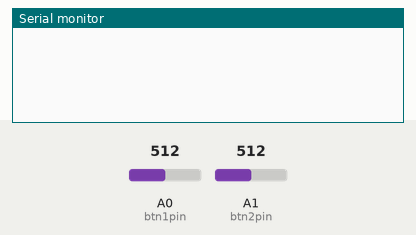
This sketch was run on a simulated Arduino Uno, built with avr-gcc and run on an emulated ATmega328P. Parts: the last lines printed to the serial monitor. The test bench sets the inputs (shaded band); at power-on: A0 (btn1pin) = 512, A1 (btn2pin) = 512.

Above: at 1.2 s.
1.3 s: A0 (btn1pin) set to 660
At 2.5 s:
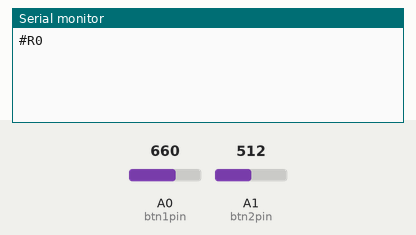
2.8 s: A1 (btn2pin) set to 660
At 3.9 s:
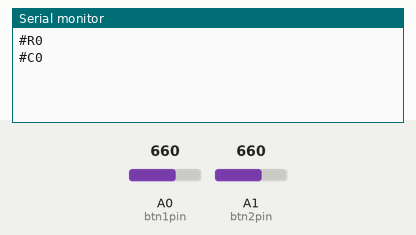

Measured:
- after the input at 1.3 s, the serial monitor: prints a new line at once (image 1)
- after the input at 2.8 s, the serial monitor: prints a new line at once (image 2)

The sketch:

stArd.ino
```cpp
bool oldb1, oldb2, b1, b2;
unsigned long high1, high2, low1, low2, timer, lTime, hiTime;
unsigned long PUSH_THRESH = 1000;
unsigned long LONGPRESS_THRESH = 1000;
unsigned long ENTRY_THRESH = 100;
unsigned int PRESSURE_THRESH = 650;
int btn1pin = A0;
int btn2pin = A1;
int row, col;
bool delFlg, spcFlg, rowFlg, colFlg;
char code[7][5] = {
	{'a','b','c','d','e'},
	{'f','g','h','i','j'},
	{'l','m','n','o','p'},
	{'q','r','s','t','u'},
	{'v','w','x','y','z'},
	{'1','2','3','4','5'},
	{'6','7','8','9','0'}
};

void clear(){
	row = -1;
	col = -1;
	oldb1 = false;
	oldb2 = false;
	delFlg = false;
	spcFlg = false;
	rowFlg = false;
	colFlg = false;
}

void setup() {
  pinMode(btn1pin, INPUT);
  pinMode(btn2pin, INPUT);
  Serial.begin(9600);
  clear();
}

void push(){
	if (delFlg and not spcFlg) {
		Serial.println("DEL");
	}
	else if (spcFlg and not delFlg) {
		Serial.println("SPC");
	}
  else if (delFlg and spcFlg){
    Serial.println("SEND");
  }
	else if (row > -1 and col > -1) {
		row = row % 7;
		col = col % 5;
		Serial.println(code[row][col]);
	}else {
    Serial.println("nothing to send");
  }
}

void loop() {
  // put your main code here, to run repeatedly:
  lTime = millis();
  b1 = (analogRead(btn1pin) > PRESSURE_THRESH);
  b2 = (analogRead(btn2pin) > PRESSURE_THRESH);

  if (b1 and not oldb1){  //POSITIVE TRANSITION
    if (lTime - high1 > ENTRY_THRESH){
    	high1 = lTime;
      row++;
      Serial.print("#R");
      Serial.println((row % 7));
    }
  } else if (b1 and oldb1){
    if ((lTime - high1) >= LONGPRESS_THRESH){
      delFlg = true;
      row = -1;
      col = -1;
    }
  } else if ((not b1) and oldb1) { //NEGATIVE TRANSITION
    low1 = lTime;
  }

  if (b2 and not oldb2){  //POSITIVE TRANSITION
  	if (lTime - high2 > ENTRY_THRESH){
      high2 = lTime;
      col++;
      Serial.print("#C");
      Serial.println((col % 5));
    }
  } else if (b2 and oldb2) {
    if ((lTime - high2) >= LONGPRESS_THRESH){
      spcFlg = true;
      row = -1;
      col = -1;
    }
  } else if ((not b2) and oldb2) { //NEGATIVE TRANSITION
		low2 = lTime;
  }

//both button1 and button2
  if ((not b1) and (not b2)){
    if (spcFlg or delFlg){
      push();
      clear();
    } else if ((lTime - low1 > PUSH_THRESH) and (lTime - low2 > PUSH_THRESH)
      and (row >= 0) and (col >= 0)){
      push();
      clear();
    }
  }

  //store button vals
  oldb1 = b1;
  oldb2 = b2;
}//test again 2
```
